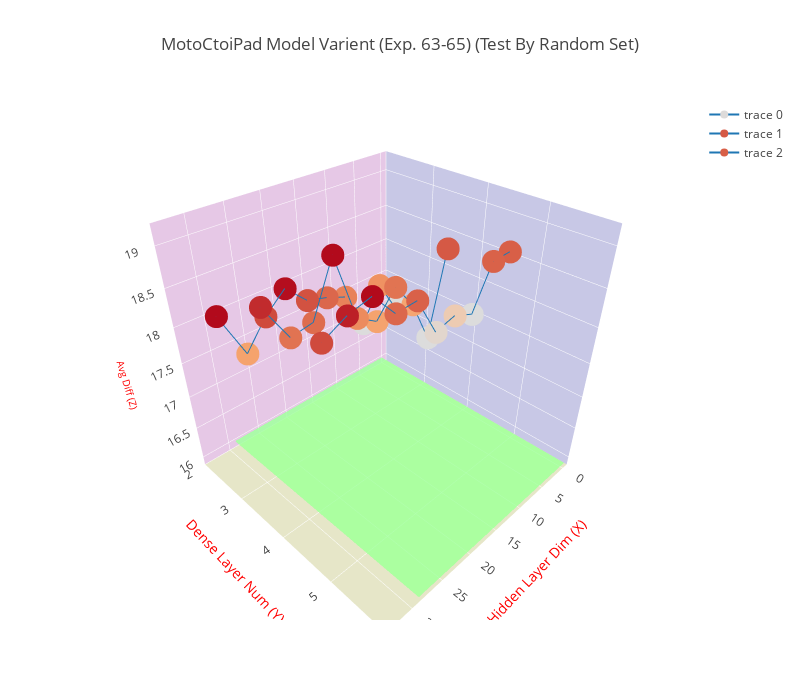

The code cell stored with this chart in its notebook:
### Code cell
trace = go.Scatter3d(
    x=x1, y=y1, z=z1,
    marker=dict(
        size=8,
        color=z1
    ),
    line=dict(
        color='#1f77b4',
        width=2
    )
)

trace2 = go.Scatter3d(
    x=x2, y=y2, z=z2,
    marker=dict(
        size=8,
        color=z2
    ),
    line=dict(
        color='#1f77b4',
        width=2
    )
)

trace3 = go.Scatter3d(
    x=x3, y=y3, z=z3,
    marker=dict(
        size=8,
        color=z3
    ),
    line=dict(
        color='#1f77b4',
        width=2
    )
)

trace4 = go.Surface(
    z=polyfit_list,
    opacity=0.7,
    colorscale='Jet',
    showscale=False
)

data = [trace, trace2, trace3, trace4]
layout = go.Layout(
    width=800,
    height=700,
    title= title,
    scene=dict(
        xaxis=dict(
            title='Hidden Layer Dim (X)',
            titlefont=dict(
                size=14,
                color='#ff0000'
            ),
            gridcolor='rgb(255, 255, 255)',
            zerolinecolor='rgb(255, 255, 255)',
            showbackground=True,
            backgroundcolor='rgb(200, 200, 230)'
        ),
        yaxis=dict(
            nticks = 5,
            range = [2, 6],
            title='Dense Layer Num (Y)',
            titlefont=dict(
                size=14,
                color='#ff0000'
            ),
            gridcolor='rgb(255, 255, 255)',
            zerolinecolor='rgb(255, 255, 255)',
            showbackground=True,
            backgroundcolor='rgb(230, 200, 230)'
        ),
        zaxis=dict(
            title='Avg Diff (Z)',
            titlefont=dict(
                size=10,
                color='#ff0000'
            ),
            gridcolor='rgb(255, 255, 255)',
            zerolinecolor='rgb(255, 255, 255)',
            showbackground=True,
            backgroundcolor='rgb(230, 230, 200)'
        ),
    )
)

fig = go.Figure(data=data, layout=layout)
plotly.offline.iplot(fig)

### Figure 1 — Plotly figure (JSON) as saved in the notebook; plotly's stock layout.template omitted (floating-point values rounded to 4 significant figures; data arrays with more than 128 entries replaced by an {"elided": "..."} marker saying what was removed)
{"data": [{"line": {"color": "#1f77b4", "width": 2}, "marker": {"color": [17.5, 17.94, 17.49, 18.0, 18.11, 18.19, 18.45, 18.22, 17.87, 18.47], "size": 8}, "type": "scatter3d", "uid": "821a0ccc-e114-11e8-be24-001a7dda7111", "x": [6, 9, 12, 15, 18, 21, 24, 27, 30, 33], "y": [3, 3, 3, 3, 3, 3, 3, 3, 3, 3], "z": [17.5, 17.94, 17.49, 18.0, 18.11, 18.19, 18.45, 18.22, 17.87, 18.47]}, {"line": {"color": "#1f77b4", "width": 2}, "marker": {"color": [18.63, 17.53, 18.12, 18.46, 18.15, 18.31, 19.14, 18.52, 18.47, 18.93], "size": 8}, "type": "scatter3d", "uid": "821a0ccd-e114-11e8-8160-001a7dda7111", "x": [6, 9, 12, 15, 18, 21, 24, 27, 30, 33], "y": [4, 4, 4, 4, 4, 4, 4, 4, 4, 4], "z": [18.63, 17.53, 18.12, 18.46, 18.15, 18.31, 19.14, 18.52, 18.47, 18.93]}, {"line": {"color": "#1f77b4", "width": 2}, "marker": {"color": [18.88, 18.87, 18.35, 18.46, 18.39, 18.87, 18.85, 19.15, 19.08, 18.94], "size": 8}, "type": "scatter3d", "uid": "821a0cce-e114-11e8-beac-001a7dda7111", "x": [6, 9, 12, 15, 18, 21, 24, 27, 30, 33], "y": [5, 5, 5, 5, 5, 5, 5, 5, 5, 5], "z": [18.88, 18.87, 18.35, 18.46, 18.39, 18.87, 18.85, 19.15, 19.08, 18.94]}, {"colorscale": "Jet", "opacity": 0.7, "showscale": false, "type": "surface", "uid": "821a0ccf-e114-11e8-ace8-001a7dda7111", "z": {"elided": "7x30 float values"}}], "layout": {"height": 700, "scene": {"xaxis": {"backgroundcolor": "rgb(200, 200, 230)", "gridcolor": "rgb(255, 255, 255)", "showbackground": true, "title": "Hidden Layer Dim (X)", "titlefont": {"color": "#ff0000", "size": 14}, "zerolinecolor": "rgb(255, 255, 255)"}, "yaxis": {"backgroundcolor": "rgb(230, 200, 230)", "gridcolor": "rgb(255, 255, 255)", "nticks": 5, "range": [2, 6], "showbackground": true, "title": "Dense Layer Num (Y)", "titlefont": {"color": "#ff0000", "size": 14}, "zerolinecolor": "rgb(255, 255, 255)"}, "zaxis": {"backgroundcolor": "rgb(230, 230, 200)", "gridcolor": "rgb(255, 255, 255)", "showbackground": true, "title": "Avg Diff (Z)", "titlefont": {"color": "#ff0000", "size": 10}, "zerolinecolor": "rgb(255, 255, 255)"}}, "title": "MotoCtoiPad Model Varient (Exp. 63-65) (Test By Random Set)", "width": 800}}
